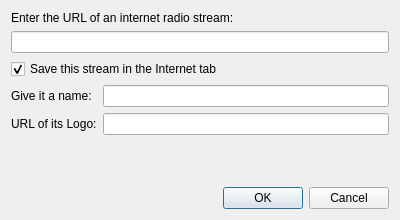
<?xml version="1.0" encoding="UTF-8"?>
<ui version="4.0">
 <class>AddStreamDialog</class>
 <widget class="QDialog" name="AddStreamDialog">
  <property name="geometry">
   <rect>
    <x>0</x>
    <y>0</y>
    <width>400</width>
    <height>220</height>
   </rect>
  </property>
  <property name="windowTitle">
   <string>Add Stream</string>
  </property>
  <property name="windowIcon">
   <iconset resource="../../data/data.qrc">
    <normaloff>:/icon.png</normaloff>:/icon.png</iconset>
  </property>
  <layout class="QVBoxLayout" name="verticalLayout">
   <item>
    <widget class="QLabel" name="label">
     <property name="text">
      <string>Enter the URL of an internet radio stream:</string>
     </property>
    </widget>
   </item>
   <item>
    <widget class="QLineEdit" name="url"/>
   </item>
   <item>
    <widget class="QCheckBox" name="save">
     <property name="text">
      <string>Save this stream in the Internet tab</string>
     </property>
     <property name="checked">
      <bool>true</bool>
     </property>
    </widget>
   </item>
   <item>
    <widget class="QWidget" name="details_container" native="true">
     <layout class="QGridLayout" name="gridLayout">
      <property name="margin">
       <number>0</number>
      </property>
      <item row="0" column="0">
       <widget class="QLabel" name="label_2">
        <property name="text">
         <string>Give it a name:</string>
        </property>
       </widget>
      </item>
      <item row="0" column="1">
       <widget class="QLineEdit" name="name"/>
      </item>
      <item row="1" column="0">
       <widget class="QLabel" name="label_4">
        <property name="text">
         <string>URL of its Logo:</string>
        </property>
       </widget>
      </item>
      <item row="1" column="1">
       <widget class="QLineEdit" name="url_logo"/>
      </item>
     </layout>
    </widget>
   </item>
   <item>
    <spacer name="verticalSpacer">
     <property name="orientation">
      <enum>Qt::Vertical</enum>
     </property>
     <property name="sizeHint" stdset="0">
      <size>
       <width>20</width>
       <height>7</height>
      </size>
     </property>
    </spacer>
   </item>
   <item>
    <widget class="QDialogButtonBox" name="button_box">
     <property name="orientation">
      <enum>Qt::Horizontal</enum>
     </property>
     <property name="standardButtons">
      <set>QDialogButtonBox::Cancel|QDialogButtonBox::Ok</set>
     </property>
    </widget>
   </item>
  </layout>
 </widget>
 <tabstops>
  <tabstop>url</tabstop>
  <tabstop>save</tabstop>
  <tabstop>name</tabstop>
  <tabstop>button_box</tabstop>
 </tabstops>
 <resources>
  <include location="../../data/data.qrc"/>
 </resources>
 <connections>
  <connection>
   <sender>button_box</sender>
   <signal>accepted()</signal>
   <receiver>AddStreamDialog</receiver>
   <slot>accept()</slot>
   <hints>
    <hint type="sourcelabel">
     <x>257</x>
     <y>158</y>
    </hint>
    <hint type="destinationlabel">
     <x>157</x>
     <y>167</y>
    </hint>
   </hints>
  </connection>
  <connection>
   <sender>button_box</sender>
   <signal>rejected()</signal>
   <receiver>AddStreamDialog</receiver>
   <slot>reject()</slot>
   <hints>
    <hint type="sourcelabel">
     <x>325</x>
     <y>158</y>
    </hint>
    <hint type="destinationlabel">
     <x>286</x>
     <y>167</y>
    </hint>
   </hints>
  </connection>
  <connection>
   <sender>save</sender>
   <signal>toggled(bool)</signal>
   <receiver>details_container</receiver>
   <slot>setEnabled(bool)</slot>
   <hints>
    <hint type="sourcelabel">
     <x>65</x>
     <y>75</y>
    </hint>
    <hint type="destinationlabel">
     <x>111</x>
     <y>97</y>
    </hint>
   </hints>
  </connection>
 </connections>
</ui>
